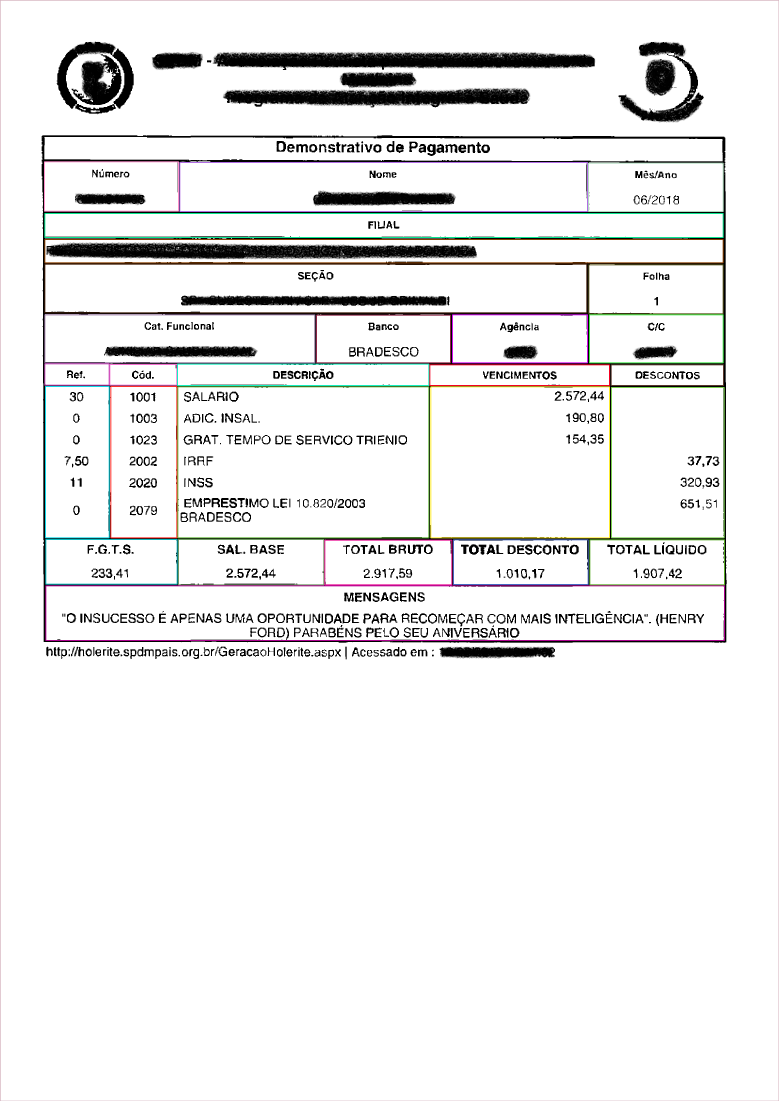
//> input picture Images/Documento2.png, 2336 x 3303 px, given in place of Proto1.png, which was not available (shown at 1/3 size)
$ ./Main   (built with g++ and OpenCV 4)
//> lines starting //> are read from the running program, lines starting //| are printed output that depends on the picture; after the words box and inside, x2 and y2 are one past the last pixel; in counts of white or black regions, pixels touching at a corner belong together; pictures that were not available may be replaced by others from this repository, and a replacement may not be noted
### Morphos/Graph.h
#pragma once

#include <iostream>
#include <list>

using namespace std;

namespace graph
{
	class Graph
	{
	public:
		Graph();
		Graph(int mn);
		~Graph();
		int getOrder();
		int getSize();
		double * getAdjacencies();
		double getAdjacency(int i, int j);
		void setAdjacency(int i, int j, double d);
		void calcSpectrum();
		void printMatrix();
		void printMatrix(double * mat, int nord);
	private:
		int _order;
		int _size;
		double * _adjs;
		double * transformToMatrix(double * mat, int nord, int i, int j);
	};
}

### Morphos/Layer.h
#pragma once

#include <iostream>
#include <vector>

#include "Neuron.h"
#include "Matrix.h"

using namespace std;

namespace neuralnet
{
	class Layer
	{
	public:
		Layer(int size);
		Layer(int size, int activationType);
		void setVal(int i, double v);

		Matrix *matrixifyVals();
		Matrix *matrixifyActivatedVals();
		Matrix *matrixifyDerivedVals();

		vector<double> getActivatedVals();

		vector<Neuron *> getNeurons() { return this->neurons; };
		void setNeuron(vector<Neuron *> neurons) { this->neurons = neurons; }
	private:
		int size;
		vector<Neuron *> neurons;
	};
}

### Morphos/NeuralNetwork.h
#pragma once

#include <vector>
#include "Layer.h"
#include "Matrix.h"

using namespace std;

namespace neuralnet
{
	class NeuralNetwork
	{
	public:
		NeuralNetwork(vector<int> topology);
		~NeuralNetwork();
		void setCurrentInput(vector<double> input);
		void printToConsole();
	private:
		int _topologySize;
		vector<int> _topology;
		vector<Layer*> _layers;
		vector<Matrix*> _weightMatrices;
		vector<double> _input;
	};
}

### Morphos/Matrix.h
#pragma once

#include <iostream>
#include <vector>

#include <map>
#include <random>

#include "Neuron.h"

using namespace std;

namespace neuralnet
{
	class Matrix
	{
	public:
		Matrix(int numRows, int numCols, bool isRandom);

		Matrix *transpose();
		Matrix *copy();

		void setValue(int r, int c, double v) { this->values.at(r).at(c) = v; }
		double getValue(int r, int c) { return this->values.at(r).at(c); }

		vector< vector<double> > getValues() { return this->values; }

		void printToConsole();

		int getNumRows() { return this->numRows; }
		int getNumCols() { return this->numCols; }

	private:
		double generateRandomNumber();

		int numRows;
		int numCols;

		vector< vector<double> > values;
	};

}

### Morphos/Neuron.h
#pragma once

#define TANH 1
#define RELU 2
#define SIGM 3

#include <iostream>
#include <math.h>

namespace neuralnet
{
	class Neuron
	{
	public:
		Neuron(double val);
		Neuron(double val, int activationType);

		void setVal(double v);
		// Fast sigmoid function: f(x) = x / (1 + |x|)
		void activate();
		// Derive for fast sigmoid function: f'(x) = f(x) * (1 - f(x))
		void derive();

		// Getter
		double getVal() { return this->val; }
		double getActivatedVal() { return this->activatedVal; }
		double getDerivedVal() { return this->derivedVal; }
	private:
		double val;
		double activatedVal;
		double derivedVal;
		int activationType = 3;
	};
}

### Morphos/NodeRect.h
#pragma once

#include <vector>
#include <algorithm>

using namespace std;

namespace geometry
{
	enum NodeType
	{
		TP_UNDEFINED = 0,
		TP_CONTAINER = 1,
		TP_LINE = 2,
		TP_CHARACTER = 3
	};

	class NodeRect
	{
	public:
		NodeRect();
		~NodeRect();
		NodeType& getType() const;
		void setType(NodeType r);
		double getWidth() const;
		void setWidth(double v);
		double getHeight() const;
		void setHeight(double v);
		double getArea() const;
		void setArea(double area);
		double getHypotenuse() const;
		void setHypotenuse(double v);
		double getCoSine() const;
		void setCoSine(double v);
		double getReason() const;
		void setReason(double v);
		bool hasChilds() const;
		vector<NodeRect*>& GetChilds();
	private:
		NodeType _tpctner = NodeType::TP_UNDEFINED;
		double _width = 0;
		double _height = 0;
		double _area = 0;
		double _hypot = 0;
		double _cosine = 0;
		double _reason = 0;
		vector<NodeRect*> _childs;
	};
}

### Morphos/Pipeline.h
#pragma once

#include <iostream>
#include <vector>
#include <algorithm>
#include <string>

#include "Rect.h"
#include "NodeRect.h"
#include "LayerGrid.h"

#define INIT_MINIMUM 999999
#define LAYER_GAP 0.001

using namespace std;
using namespace geometry;

namespace neuralnet
{
	class Pipeline
	{
	public:
		Pipeline();
		~Pipeline();

		void gridClassifier(vector<geometry::Rect*> vrects);

		vector<LayerGrid*> getVerticalLayers() { return this->_verLayers; }
		vector<LayerGrid*> getHorizontalLayers() { return this->_horLayers; }
	private:
		vector<LayerGrid*> _verLayers;
		vector<LayerGrid*> _horLayers;
		LayerGrid* findLayer(vector<LayerGrid*>* layers, int step);
	};
}

### Morphos/HistG.h
#pragma once

#include <vector>
//#include "opencv2/highgui.hpp"
#include "opencv2/imgproc.hpp"

using namespace std;
using namespace cv;

namespace geometry
{
	class Score
	{
	public:
		Score();
		Score(int idx);
		~Score();
		double index;
		double pixelsBlack;
		double pixelsWhite;
	};

	class HistG
	{
	public:
		HistG();
		HistG(Mat& m);
		~HistG();
		void analise(Mat& m);
		vector<Score> getRowLine() const;
		vector<Score> getColLine() const;
		int getRows() const;
		int getColumns() const;
		Score getMaxRowBlack() const;
		Score getMaxColBlack() const;
		Score getMaxRowWhite() const;
		Score getMaxColWhite() const;
		/** */
		Score getMinRowBlack() const;
		Score getMinColBlack() const;
		Score getMinRowWhite() const;
		Score getMinColWhite() const;
	private:
		void addRow(Score& sc) const;
		void addColumn(Score& sc) const;
		int _rows = 0;
		int _cols = 0;
		vector<Score> _rowLine;
		vector<Score> _colLine;
		Score* _maxRowBlk = NULL;
		Score* _maxColBlk = NULL;
		Score* _maxRowWht = NULL;
		Score* _maxColWht = NULL;
		/** */
		Score* _minRowBlk = NULL;
		Score* _minColBlk = NULL;
		Score* _minRowWht = NULL;
		Score* _minColWht = NULL;
	};
}

### Morphos/Container.h
#pragma once

#include <vector>

#include "opencv2/highgui.hpp"
#include "opencv2/imgproc.hpp"
#include "opencv2/opencv.hpp"
#include "opencv2/imgproc/types_c.h"

#include "Rect.h"

using namespace std;

namespace geometry
{
	enum ContainerType
	{
		DATA = 0,
		CONTAINER = 1
	};

	class Container
	{
	public:
		Container();
		Container(Rect& r);
		~Container();
		const Container& operator = (const Container& ct);
		Rect& GetRect() const;
		void SetRect(Rect& r);
		/*Rect& GetGroupRect() const;
		void SetGroupRect(Rect& r);*/
		ContainerType& GetType() const;
		void SetType(ContainerType r);
		bool hasChilds() const;
		vector<Container>& GetChilds() const;
		void Add(Container& ct);
		//cv::Mat1i* _blackPxs = NULL;
		double _mediaPxs = 0;
		int top = 0;
		int left = 0;
	private:
		Rect& _mrect;
		//Rect* _grrc = NULL;
		ContainerType _tpctner = ContainerType::DATA;
		vector<Container> _childs;
	};
}

### Morphos/Rect.h
#pragma once

#include "Point.h"

namespace geometry
{
	class Rect
	{
	public:
		Rect();
		Rect(int _x, int _y, int _width, int _height);
		Rect(const Rect& r);
		Rect(Rect&& r) noexcept;
		Rect(const Point& pt1, const Point& pt2);
		~Rect();

		Rect& operator = (const Rect& r);
		Rect& operator = (Rect&& r) noexcept;
		bool operator < (const Rect& r);
		Point tl() const;
		Point br() const;

		int area() const;
		bool empty() const;
		bool contains(const Point& pt) const;
		bool contains(const Rect& rc) const;

		int x;
		int y;
		int width;
		int height;
	};
}

### Morphos/Rect.cpp
#include "Rect.h"

#include <vector>
#include <algorithm>

using namespace std;

namespace geometry
{
	Rect::Rect()
	{
	}

	Rect::Rect(int _x, int _y, int _width, int _height)
		: x(_x), y(_y), width(_width), height(_height) {}

	Rect::Rect(const Rect& r)
		: x(r.x), y(r.y), width(r.width), height(r.height) {}

	Rect::Rect(Rect&& r) noexcept
		: x(move(r.x)), y(move(r.y)), width(move(r.width)), height(move(r.height)) {}

	// [7 lines left out: function Rect, not called in this run]

	Rect::~Rect()
	{
	}

	Rect& Rect::operator = (const Rect& r)
	{
		x = r.x;
		y = r.y;
		width = r.width;
		height = r.height;
		return *this;
	}

	Rect& Rect::operator = (Rect&& r) noexcept
	{
		x = std::move(r.x);
		y = std::move(r.y);
		width = std::move(r.width);
		height = std::move(r.height);
		return *this;
	}

	bool Rect::operator < (const Rect& r)
	{
		return (this->y < r.y);
	}

	// [35 lines left out: functions tl, br, area, empty, contains, contains, not called in this run]

}

### Morphos/Overlapping.cpp
#include "Overlapping.h"

namespace match
{

	// [16 lines left out: functions xGrid, xGrid, not called in this run]

	xGrid::~xGrid()
	{
	}

	// [42 lines left out: functions getSlot, setSlot, printSlots, not called in this run]

	/** ================================================================== */

	xPoint::xPoint()
	{
	}

	// [5 lines left out: function xPoint, not called in this run]

	xPoint::~xPoint()
	{
	}

	/** ================================================================== */

	xRegion::xRegion()
	{
		this->ptCenter = new xPoint;
	}

	xRegion::xRegion(const Rect & rc) : xRegion()
	{
		this->rect = (Rect*)&rc;
		this->ptCenter->px = ((rc.tl().getX() + floor(rc.width / 2)) / PIXELMETER);
		this->ptCenter->py = ((rc.tl().getY() + floor(rc.height / 2)) / PIXELMETER);
		this->_tl = new xPoint((rc.tl().getX() / PIXELMETER), (rc.tl().getY() / PIXELMETER));
		this->_br = new xPoint((rc.br().getX() / PIXELMETER), (rc.br().getY() / PIXELMETER));
		this->width = (rc.width / PIXELMETER);
		this->height = (rc.height / PIXELMETER);
		this->hypotenuse = (sqrt(pow(rc.width, 2) + pow(rc.height, 2)) / PIXELMETER);
	}

	xRegion::~xRegion()
	{
	}

	// [9 lines left out: functions tl, br, not called in this run]

	/** ================================================================== */

	// [15 lines left out: functions xVertex, xVertex, not called in this run]

	xVertex::~xVertex()
	{
	}

	/** ================================================================== */

	Overlapping::Overlapping()
	{
	}

	Overlapping::~Overlapping()
	{
	}

	// [59 lines left out: functions verifyOrientation, parseOrientation, couplingGraphs, not called in this run]

	void Overlapping::createvetorialSpace(vector<geometry::Rect*> & vrcts, vector<xRegion*> & vregs)
	{
		cv::Mat image(cv::Size(626, 311), CV_8U, cv::Scalar::all(255));

		int cc = 0;
		double x1 = 0, y1 = 0, x2 = 0, y2 = 0, opposite = 0, adjacent = 0;
		double xx1 = 0, yy1 = 0, xx2 = 0, yy2 = 0;
		xRegion * vrct;
		for (vector<Rect*>::iterator it = vrcts.begin(); it != vrcts.end(); ++it)
		{
			Rect * rc = *it;
			vrct = new xRegion(*rc);
			vrct->order = cc;
			vregs.push_back(vrct);
			cc++;
		}
		xVertex * vertex;
		for (vector<xRegion*>::iterator it = vregs.begin(); it != vregs.end(); ++it)
		{
			xRegion * xrega = *it;
			x1 = xrega->ptCenter->px;
			y1 = xrega->ptCenter->py;
			xx1 = (x1 - xrega->tl().px);
			yy1 = (y1 - xrega->tl().py);
			for (vector<xRegion*>::iterator itt = vregs.begin(); itt != vregs.end(); ++itt)
			{
				xRegion * xregb = *itt;
				if (xrega->order == xregb->order) continue;
				x2 = xregb->ptCenter->px;
				y2 = xregb->ptCenter->py;
				xx2 = (x2 - xrega->br().px);
				yy2 = (y2 - xrega->br().py);
				vertex = new xVertex;
				vertex->pointFrom->px = 0;
				vertex->pointFrom->py = 0;
				vertex->pointTo->px = (x2 - x1);
				vertex->pointTo->py = (y2 - y1);
				opposite = (xx2 - xx1);
				adjacent = (yy2 - yy1);
				vertex->fromRegion = xrega;
				vertex->toRegion = xregb;
				vertex->opposite = opposite;
				vertex->adjacent = adjacent;
				vertex->hypotenuse = sqrt(pow(abs(adjacent), 2) + pow(abs(opposite), 2));
				vertex->orientation = verifyOrientation(*(new xPoint(x1, y1)), *(new xPoint(x2, y2)));
				xrega->vertexes.push_back(vertex);
				/** */
				//cv::line(image, cv::Point(vertex->pointFrom->px, vertex->pointFrom->py), cv::Point(vertex->pointTo->px, vertex->pointTo->py), cv::Scalar(0), 1, 8, 0);
			}
		}
		//imwrite("C:\\Imagens\\Teste\\Test1.png", image);
	}

	// [155 lines left out: functions resetAffinity, findAnchorRegion, calculeScale, compareBounds, compareVetorialSpace, printRegions, not called in this run]


}

### Morphos/Main.cpp
#include <stdio.h>
#include <stdlib.h>
#include <iostream>
#include <string>
#include "opencv2/highgui.hpp"
#include "opencv2/imgproc.hpp"
#include "opencv2/opencv.hpp"
#include "opencv2/imgproc/types_c.h"

#include "Analiser.h"

#include "Neuron.h"
#include "Matrix.h"
#include "NeuralNetwork.h"
#include "Graph.h"

#include "Overlapping.h"

#define N 4

using namespace cv;
using namespace std;
using namespace geometry;
using namespace neuralnet;
using namespace graph;
using namespace match;

int LoadRectangles(string filename, vector<geometry::Rect*>& vect)
{
//> called with filename = "C:\Imagens\Matriz\Proto1.png"
	Mat src = imread(filename.c_str());
//> src is the input picture: 3303 rows x 2336 cols, CV_8UC3; mean B, G, R 236.6, 236.7, 236.9
	if (src.empty())
	{
		cout << "Could not open or find the image!\n" << endl;
		waitKey();
		return -1;
	}
	geometry::Rect * rc;

	Mat gray, timg;
	cvtColor(src, gray, CV_BGR2GRAY);
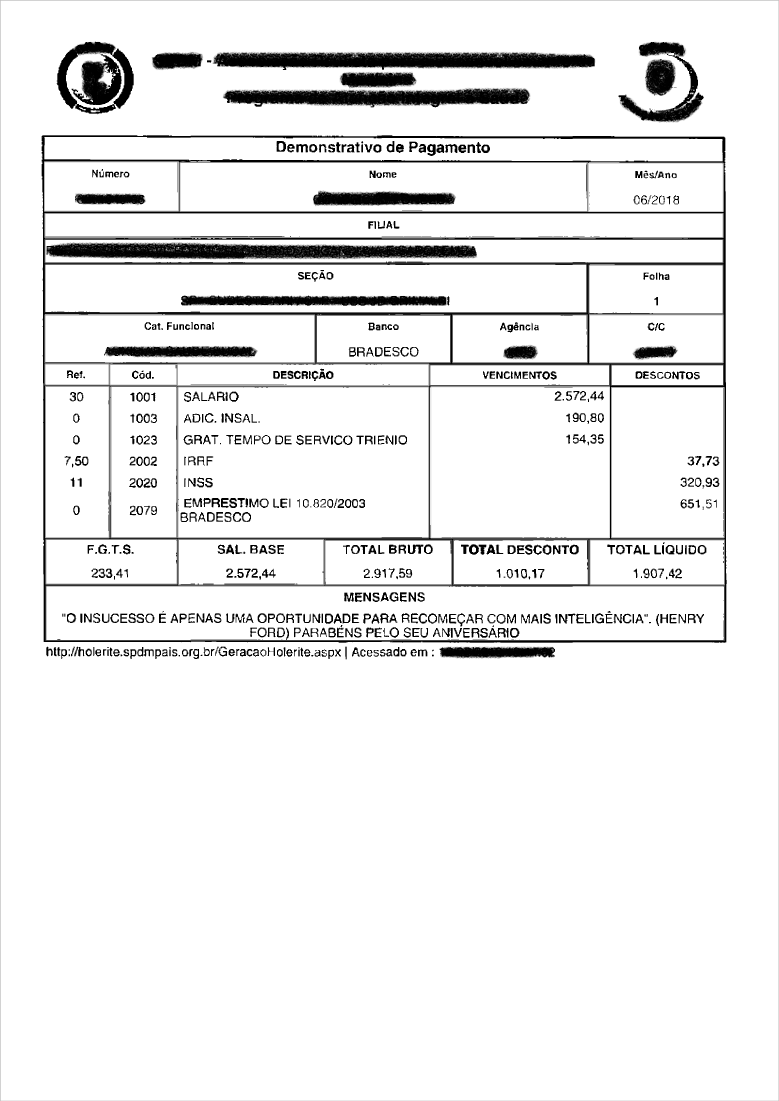
//> gray: 3303 rows x 2336 cols, CV_8UC1 (shown at 1/3 size); min 0, max 255, mean 236.8
	threshold(gray, timg, 150, 255, THRESH_BINARY);
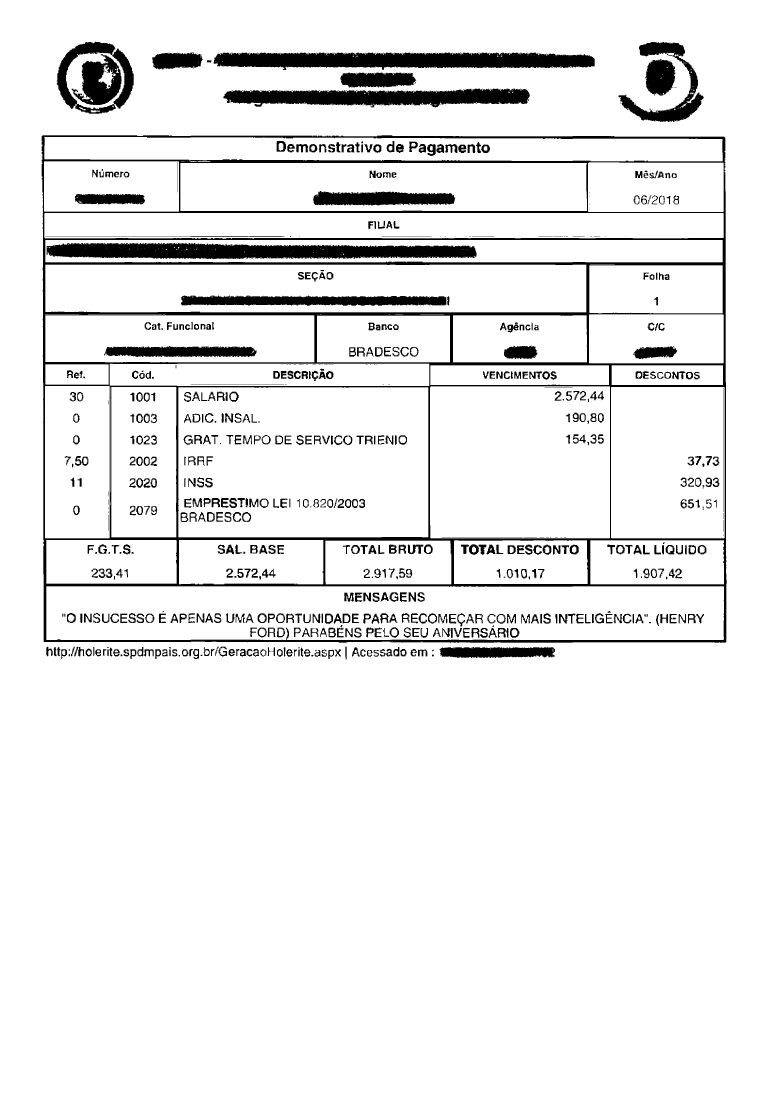
//> timg: 3303 rows x 2336 cols, CV_8UC1 (shown at 1/3 size); 92.5% white; 719 black regions (131 under 20 px)
	vector<vector<cv::Point>> contours;
	vector<Vec4i> hierarchy;
	findContours(timg, contours, hierarchy, CV_RETR_LIST, CV_CHAIN_APPROX_SIMPLE, cv::Point(0, 0));
//> contours = 1553 contours, 702 with area under 20; largest, box (x1, y1, x2, y2) and area: (0, 0, 2336, 3303) 7710170, (124, 405, 2181, 1929) 3114262, (535, 1162, 1285, 1612) 336136, (139, 1759, 2172, 1920) 324158, (1290, 1159, 1830, 1615) 245200
	vector<vector<cv::Point>> contours_poly(contours.size());
//> contours_poly = 1553 empty contours
	vector<cv::Rect> boundRect(contours.size());
	for (int i = 0; i < contours.size(); i++)
	{
		approxPolyDP(Mat(contours[i]), contours_poly[i], 3, true);
		boundRect[i] = boundingRect(Mat(contours_poly[i]));

		if (boundRect[i].x == 0 || boundRect[i].y == 0) continue;
		rc = new geometry::Rect(boundRect[i].x, boundRect[i].y, boundRect[i].width, boundRect[i].height);
		vect.push_back(rc);
	}
//> after the loop, contours_poly = 1553 contours, 797 with area under 20; largest, box (x1, y1, x2, y2) and area: (0, 0, 2336, 3303) 7710170, (124, 405, 2180, 1927) 3112272, (535, 1162, 1285, 1612) 335926, (139, 1759, 2172, 1920) 324878, (1291, 1159, 1830, 1615) 243799; boundRect = 1553 Rects (x, y, width, height), first 8: [1659, 1971, 1, 1], [1478, 1970, 1, 1], [1376, 1970, 1, 1], [933, 1965, 8, 6], [535, 1965, 6, 4], [1295, 1963, 8, 6], [601, 1963, 7, 5], [361, 1963, 7, 7]; vect = 1552 items
	return 0;
}

int main(int argc, char *argv[])
{
	// [28 lines of commented-out code are left out]

	int result = 0;
	Overlapping overlap;
	vector<geometry::Rect*> vect1;
	result = LoadRectangles("C:\\Imagens\\Matriz\\Proto1.png", vect1);
//> result = 0; vect1 = 1552 items
	vector<xRegion*> vrega;
//> (the run ends here: the program needs code that is not available in this run, at `this->ptCenter->px = ((rc.tl().getX() + floor(rc.width / 2)) / PIXELME..`)
